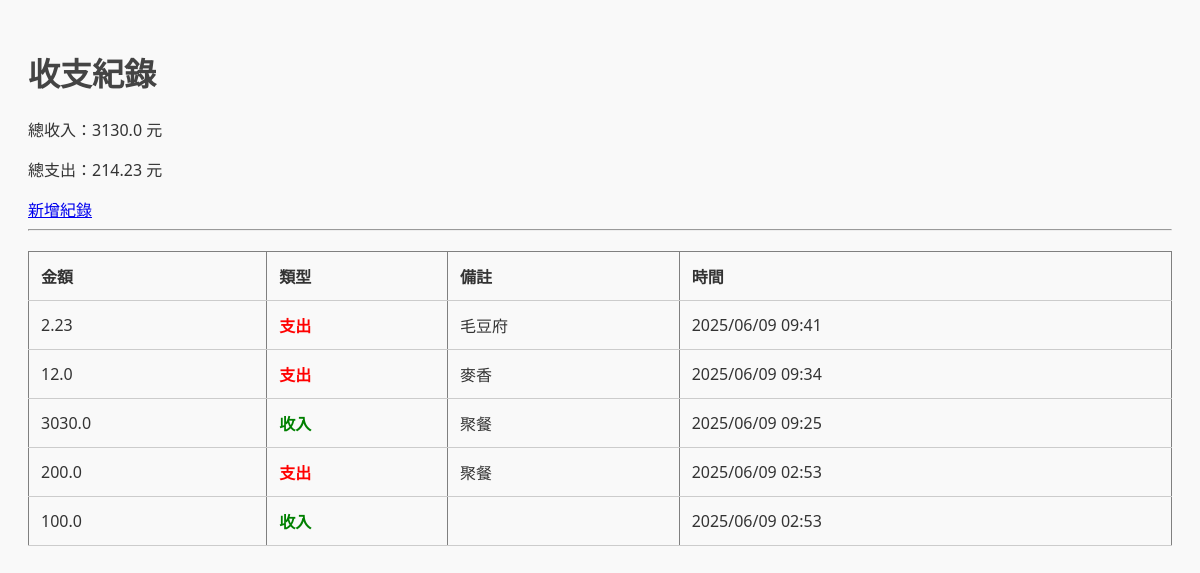
The app's page /, older data.
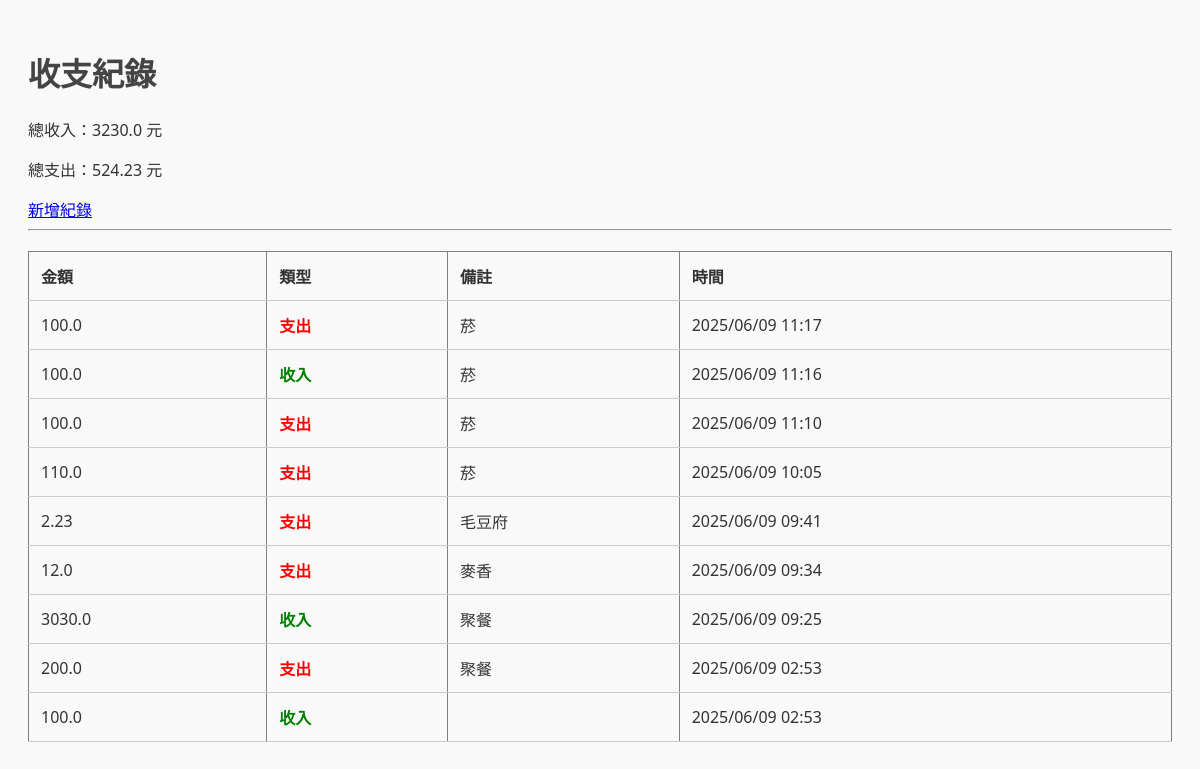
The same page, newer data.
### tables this page shows
CREATE TABLE records (
                id INTEGER PRIMARY KEY AUTOINCREMENT,
                amount REAL NOT NULL,
                type TEXT NOT NULL,
                note TEXT,
                timestamp DATETIME DEFAULT CURRENT_TIMESTAMP
            );

### app.py (the view)
@app.route('/')
def index():
    with sqlite3.connect(DB_NAME) as conn:
        c = conn.cursor()
        c.execute("SELECT * FROM records ORDER BY timestamp DESC")
        records = c.fetchall()
        taiwan = pytz.timezone('Asia/Taipei')
        records = [
            (r[0], r[1], r[2], r[3],
             datetime.strptime(r[4], "%Y-%m-%d %H:%M:%S").replace(tzinfo=pytz.utc).astimezone(taiwan).strftime("%Y/%m/%d %H:%M"))
            for r in records
        ]
        c.execute("SELECT SUM(amount) FROM records WHERE type='收入'")
        income = c.fetchone()[0] or 0
        c.execute("SELECT SUM(amount) FROM records WHERE type='支出'")
        expense = c.fetchone()[0] or 0
    return render_template('index.html', records=records, income=income, expense=expense)

### templates/index.html (shortened to what this page needs)
<!DOCTYPE html>
<html>
<head>
    <link rel="stylesheet" href="{{ url_for('static', filename='style.css') }}">
</head>
<body>
    <h1>收支紀錄</h1>
    <p>總收入：{{ income }} 元</p>
    <p>總支出：{{ expense }} 元</p>
    <a href="/add">新增紀錄</a>
    <hr>
    <table border="1">
        <tr>
            <th>金額</th><th>類型</th><th>備註</th><th>時間</th>
        </tr>
        {% for r in records %}
        <tr>
            <td>{{ r[1] }}</td>
            <td class="{{ 'income' if r[2] == '收入' else 'expense' }}">{{ r[2] }}</td>
            <td>{{ r[3] }}</td>
            <td>{{ r[4] }}</td>
        </tr>
        {% endfor %}
    </table>
</body>
</html>

### static/style.css (style rules this page uses)
body { font-family: "Segoe UI", sans-serif; background-color: #f9f9f9; padding: 20px; color: #333; }
h1 { color: #444; }
table { width: 100%; border-collapse: collapse; margin-top: 20px; }
th, td { padding: 12px; border-bottom: 1px solid #ccc; text-align: left; }
.income { color: green; font-weight: bold; }
.expense { color: red; font-weight: bold; }

Row changes from the older to the newer data that the page shows:
added records: amount "100.0", type "支出", note "菸", timestamp "2025/06/09 11:17"
added records: amount "100.0", type "收入", note "菸", timestamp "2025/06/09 11:16"
added records: amount "100.0", type "支出", note "菸", timestamp "2025/06/09 11:10"
added records: amount "110.0", type "支出", note "菸", timestamp "2025/06/09 10:05"
Text that changed along with them:
{{ income }}: "3130.0" → "3230.0"
{{ expense }}: "214.23" → "524.23"
